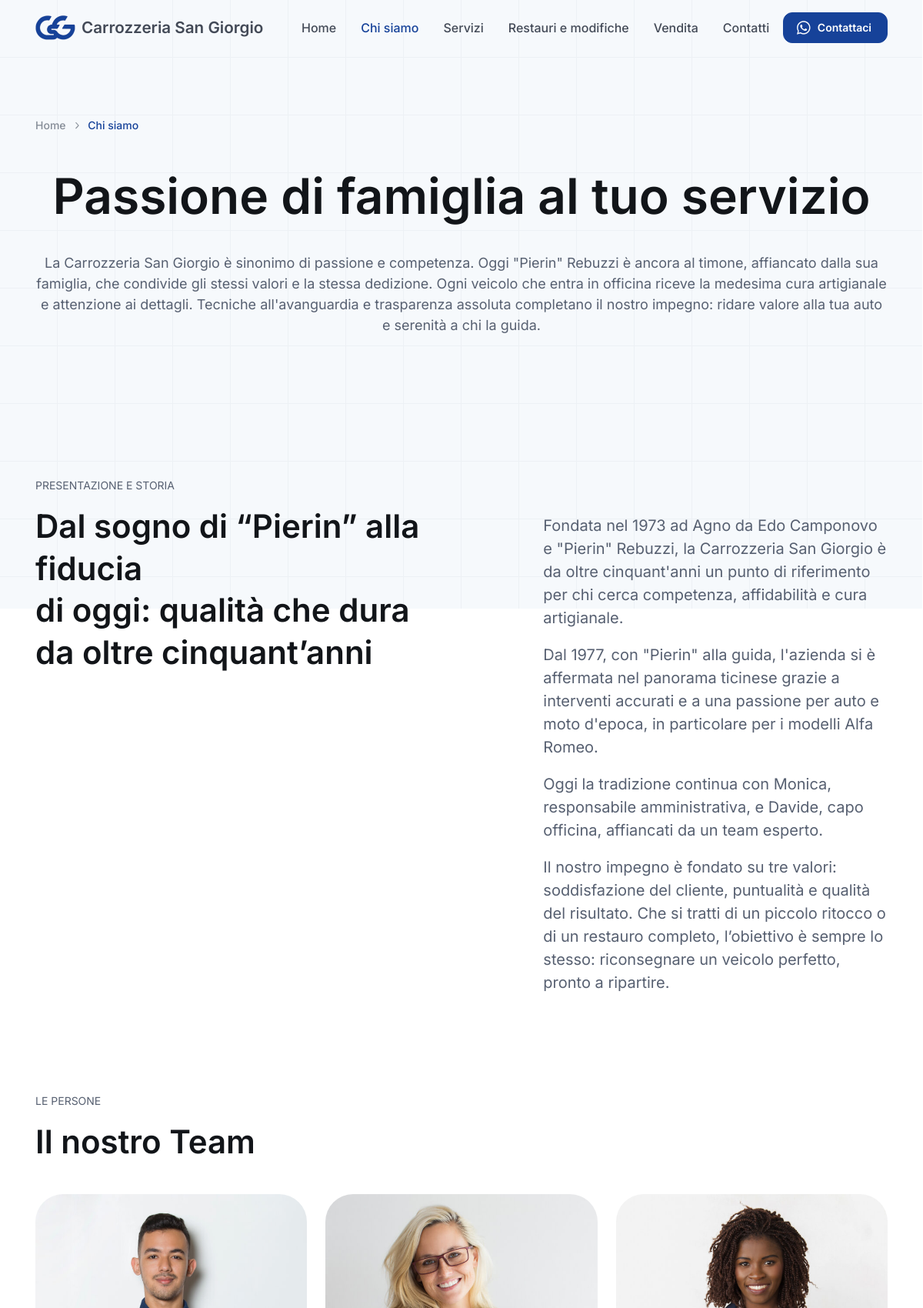
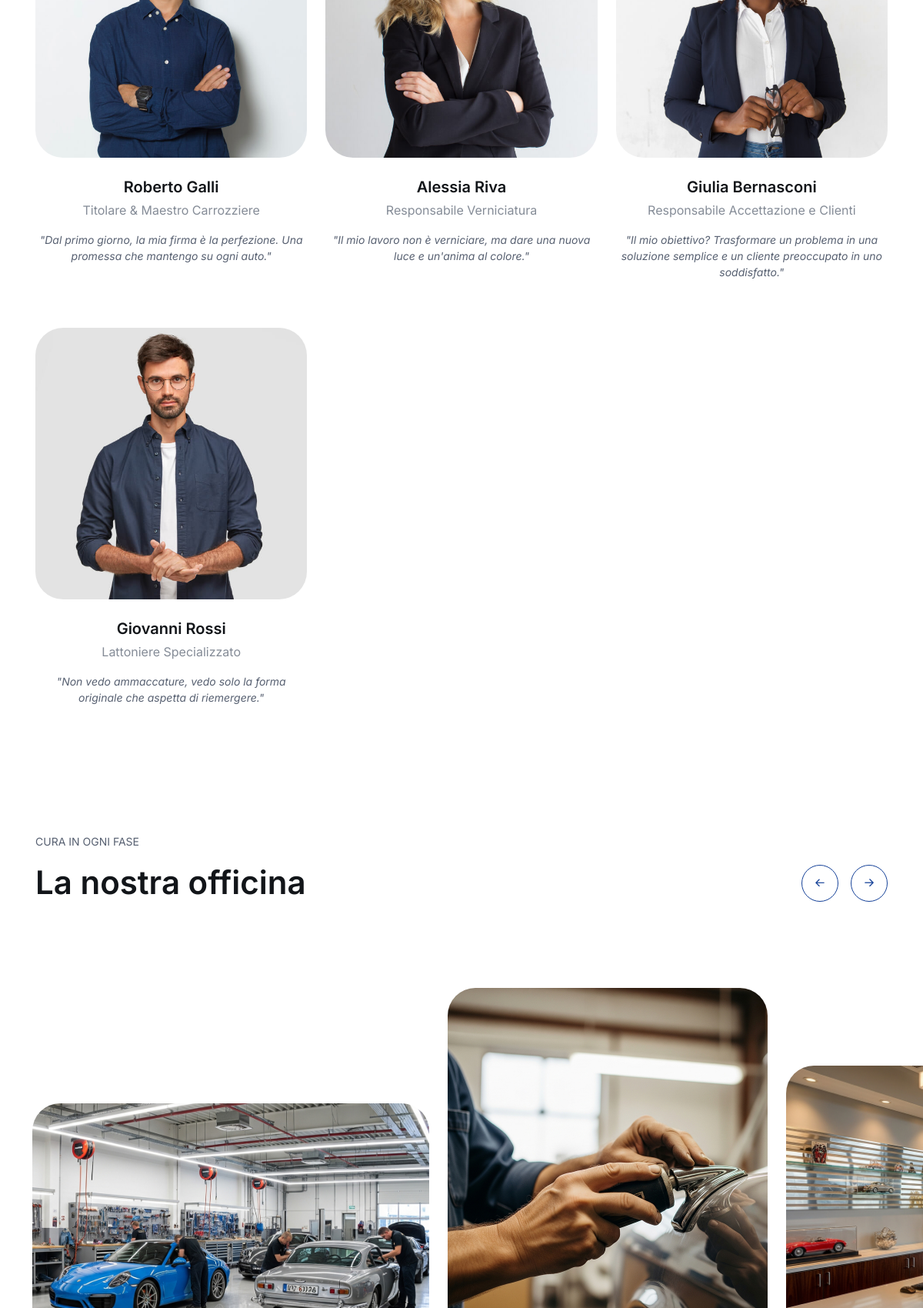
The page /chi-siamo/ (upper part) on the database its author committed (2 pictures, top to bottom).
### main/models.py (models this page shows, shortened)
class MembroTeam(models.Model):
    nome = models.CharField(max_length=100)
    ruolo = models.CharField(max_length=100)
    descrizione_breve = models.TextField(blank=True, null=True)
    foto = models.ImageField(upload_to='team_photos/', blank=True, null=True)
    ordine = models.IntegerField(default=0)
    class Meta:
        verbose_name = "Membro del Team"
        verbose_name_plural = "Membri del Team"
        ordering = ['ordine']

class FotoOfficina(models.Model):
    titolo = models.CharField(
        max_length=100,
        help_text="Un titolo breve per la foto (es. 'La nostra cabina di verniciatura')."
    )
    descrizione = models.TextField(
        blank=True,
        help_text="Una descrizione opzionale per fornire maggiori dettagli sull'immagine."
    )
    foto = models.ImageField(
        upload_to='officina/',
        help_text="Carica l'immagine per la galleria."
    )
    ordine = models.PositiveIntegerField(
        default=0,
        blank=False,
        null=False,
        help_text="Numero per ordinare le foto nella galleria (0 per primo)."
    )
    max_width = models.PositiveIntegerField(
        default=416,
        blank=True,
        null=True,
        help_text="Opzionale: imposta una larghezza massima in pixel per questa immagine nella galleria. Utile per immagini panoramiche o più larghe."
    )
    class Meta:
        verbose_name = "Foto Officina"
        verbose_name_plural = "Foto Officina"
        ordering = ['ordine']

### main/views.py (the view)
# urls.py: path('chi-siamo/', views.chi_siamo_view, name='chi_siamo'),
def chi_siamo_view(request):
    team_members = MembroTeam.objects.all().order_by('ordine')
    foto_list = FotoOfficina.objects.all()
    certificazioni = Certificazione.objects.all()
    context = {
        'team_members': team_members,
        'foto_list': foto_list,
        'certificazioni': certificazioni,
    }
    return render(request, 'chi_siamo.html', context)

### main/context_processors.py (called while the page is built)
def servizi_navbar(request):
    active_servizi = Servizio.objects.filter(attivo=True).order_by('ordine_visualizzazione')
    return {'servizi_menu': active_servizi}

### templates/chi_siamo.html (shortened to what this page needs)
{% extends 'base.html' %}
{% load static %}
{%block head %}
    <link rel="stylesheet" media="screen" href="{% static 'vendor/swiper/swiper-bundle.min.css' %}">
    <link rel="stylesheet" media="screen" href="{% static 'vendor/lightgallery/css/lightgallery-bundle.min.css' %}">
 {% endblock %}
{% block content %}
      <section class="position-relative pt-md-2 pt-lg-3 pt-xl-3 pb-5 pb-lg-0">
        <div class="position-absolute top-0 start-0 w-100 bg-secondary d-none d-lg-block" style="height: 792px; margin: -1px 0 0 -1px; background-size: 75px 75px; background-image: linear-gradient(to right, var(--ar-gray-200) 1px, transparent 1px), linear-gradient(to bottom, var(--ar-gray-200) 1px, transparent 1px);"></div>
        <div class="container position-relative z-2 pt-5 pb-2 pb-sm-3 pb-lg-0">
          <div class=" pt-5 mt-3 mt-sm-4 mb-md-3 mb-lg-4 mb-xl-5  "  >
              <nav aria-label="breadcrumb">
                <ol class="pt-lg-3 pb-lg-4 pb-2 breadcrumb">
                  <li class="breadcrumb-item">
                    <a href="/">Home</a>
                  </li>
                  <li class="breadcrumb-item active" aria-current="page">Chi siamo</li>
                </ol>
              </nav>
            <h1 class="display-3 pb-1 pb-sm-2 pb-md-3 text-md-center">Passione di famiglia al tuo servizio</h1>
            <p class="fs-lg pb-1 pb-sm-2 pb-md-3 text-md-center">
              La Carrozzeria San Giorgio è sinonimo di passione e competenza. Oggi "Pierin" Rebuzzi è ancora al timone, affiancato dalla sua famiglia, che condivide gli stessi valori e la stessa dedizione. Ogni veicolo che entra in officina riceve la medesima cura artigianale e attenzione ai dettagli. Tecniche all'avanguardia e trasparenza assoluta completano il nostro impegno: ridare valore alla tua auto e serenità a chi la guida.
            </p>
          </div>
        </div>
      </section>
      <section class="container position-relative  "   >
        <div class="row pt-5 mt-n2 mt-sm-0 mt-md-2 mt-lg-4 mt-xl-5">
          <div class="col-md-6 col-lg-7">
            <div class="fs-sm text-uppercase mb-3">PRESENTAZIONE E STORIA</div>
            <h2 class="display-6">Dal sogno di “Pierin” alla fiducia <br class="d-none d-lg-block">
di oggi: qualità che dura <br class="d-none d-lg-block">
da oltre cinquant’anni
</h2>
          </div>
          <div class="col-md-6 col-lg-5     pt-1 pt-sm-2 pt-md-5">
            <p class="fs-xl">
              Fondata nel 1973 ad Agno da Edo Camponovo e "Pierin" Rebuzzi, la Carrozzeria San Giorgio è da oltre cinquant'anni un punto di riferimento per chi cerca competenza, affidabilità e cura artigianale.
            </p>
            <p class="fs-xl">
               Dal 1977, con "Pierin" alla guida, l'azienda si è affermata nel panorama ticinese grazie a interventi accurati e a una passione per auto e moto d'epoca, in particolare per i modelli Alfa Romeo.
              </p>
              <p class="fs-xl">
Oggi la tradizione continua con Monica, responsabile amministrativa, e Davide, capo officina, affiancati da un team esperto.
              </p>
            <p class="fs-xl mb-0">
              Il nostro impegno è fondato su tre valori: soddisfazione del cliente, puntualità e qualità del risultato. Che si tratti di un piccolo ritocco o di un restauro completo, l’obiettivo è sempre lo stesso: riconsegnare un veicolo perfetto, pronto a ripartire.
            </p>
          </div>
        </div>
      </section>
      <section class="pt-5 mt-2 mt-xl-4 mt-xxl-5">
        <div class="container pt-3 pt-sm-4 pt-lg-5 mt-xl-2 mt-xxl-3">
          <div class="fs-sm text-uppercase mb-3">Le Persone</div>
          <h2 class="display-6 pb-3 mb-lg-4">Il nostro Team</h2>
          <div class="row row-cols-1 row-cols-sm-2 row-cols-md-3 g-4">
            {% for member in team_members %}
            <div class="col-md-4">
    <div class="card border-0 bg-transparent text-center h-100">
        <div class="position-relative">
            {% if member.foto %}
                <img src="{{ member.foto.url }}" class="rounded-5" alt="Foto di {{ member.nome }}">
            {% else %}
                <img src="{% static 'img/placeholder-team.jpg' %}" class="rounded-5" alt="Membro del team">
            {% endif %}
        </div>
        <div class="card-body px-0 pt-4">
            <h3 class="h5 mb-1">{{ member.nome }}</h3>
            <p class="text-body-secondary mb-3">{{ member.ruolo }}</p>
            {% if member.descrizione_breve %}
            <p class="fs-sm fst-italic text-body mb-0">"{{ member.descrizione_breve }}"</p>
            {% endif %}
        </div>
    </div>
</div>
 {% empty %}
        <div class="col-12 text-center">
            <p>Nessun membro del team disponibile al momento.</p>
        </div>
        {% endfor %}
          </div>
        </div>
      </section>
     <section class="position-relative pt-5 mt-2 mt-xl-4 mt-xxl-5 ">
    <div class="container py-3 pt-sm-4 pt-lg-5 mt-xl-2 mt-xxl-3 mb-3 mb-lg-4">
        <div class="fs-sm text-uppercase mb-3">CURA IN OGNI FASE</div>
        <div class="d-sm-flex align-items-center justify-content-between">
            <h2 class="display-6 mb-0 me-sm-4">La nostra officina</h2>
            <div class="d-none d-sm-flex">
                <button class="prev-gallery btn btn-icon btn-outline-primary rounded-circle me-3" type="button" aria-label="Prev">
                    <i class="ai-arrow-left"></i>
                </button>
                <button class="next-gallery btn btn-icon btn-outline-primary rounded-circle" type="button" aria-label="Next">
                    <i class="ai-arrow-right"></i>
                </button>
            </div>
        </div>
    </div>
    <div class="container-start position-relative z-2  ">
        <div class="swiper" data-swiper-options='{
            "slidesPerView": "auto",
            "spaceBetween": 24,
            "loop": true,
            "navigation": {
              "prevEl": ".prev-gallery",
              "nextEl": ".next-gallery"
            }
          }'>
            <div class="swiper-wrapper gallery align-items-end">
                {% for foto in foto_list %}
                <div class="swiper-slide w-100 w-md-auto">
                    <a class="d-block gallery-item card-hover zoom-effect" href="{{ foto.foto.url }}" style="max-width: {{foto.max_width}}px;">
                        <div class="zoom-effect-wrapper rounded-5">
                            <div class="zoom-effect-img overflow-hidden">
                                <img
  src="{{ foto.foto.url }}"
  class="img-fluid"
  style="display:block; width:100%; height:auto;"
  alt=""
>
                            </div>
                        </div>
                    </a>
                </div>
                {% empty %}
                <div class="col-12">
                    <p class="text-center">Al momento non ci sono foto da mostrare. Torna a trovarci presto!</p>
                </div>
                {% endfor %}
            </div> </div> </div>
</section>
{% endblock %}

### rows shown on the page
MembroTeam: foto (picture), nome "Roberto Galli", ruolo "Titolare & Maestro Carrozziere", descrizione_breve "Dal primo giorno, la mia firma è la perfezione. Una promessa che mantengo su ogni auto."
MembroTeam: foto (picture), nome "Alessia Riva", ruolo "Responsabile Verniciatura", descrizione_breve "Il mio lavoro non è verniciare, ma dare una nuova luce e un'anima al colore."
MembroTeam: foto (picture), nome "Giulia Bernasconi", ruolo "Responsabile Accettazione e Clienti", descrizione_breve "Il mio obiettivo? Trasformare un problema in una soluzione semplice e un cliente preoccupato in uno soddisfatto."
MembroTeam: foto (picture), nome "Giovanni Rossi", ruolo "Lattoniere Specializzato", descrizione_breve "Non vedo ammaccature, vedo solo la forma originale che aspetta di riemergere."
FotoOfficina: foto (picture)
FotoOfficina: foto (picture)
FotoOfficina: foto (picture)
